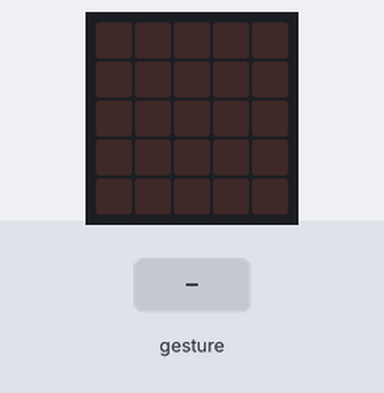
A program run on a simulated BBC micro:bit (MakeCode). Shown: the board's 5×5 LED display. The inputs (shaded band) are chosen by the test bench. Random numbers come from a fixed seed; a tilt is held for 1.5 s and a shake lasts 1 s, then the board lies face up again.

Above: at 1.2 s.
1.3 s: gesture 'shake'
At 2.7 s:
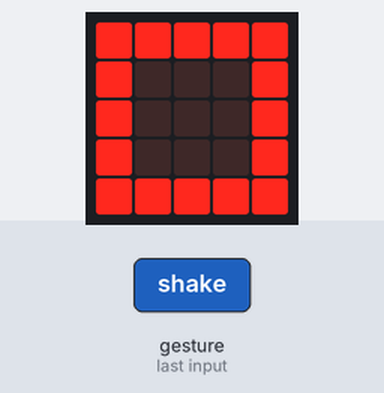
3.0 s: gesture 'shake'
At 4.0 s:
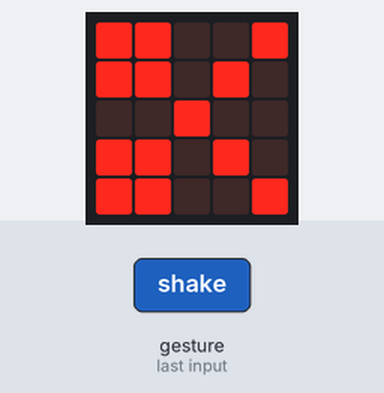
Timing chart, 0 to 6.0 s (numbered marks = the images above; inputs shaded):
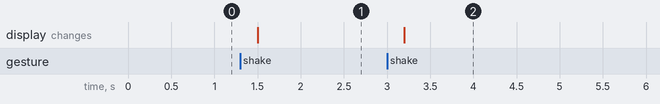

Measured:
- after the input at 1.3 s, the display: changes after 0.20 s (image 1)
- after the input at 3.0 s, the display: changes after 0.20 s (image 2)

The program:

main.ts
```typescript
let Hand = 0
input.onGesture(Gesture.Shake, function () {
    Hand = randint(1, 3)
    if (Hand == 1) {
        basic.showLeds(`
            # # # # #
            # . . . #
            # . . . #
            # . . . #
            # # # # #
            `)
    } else if (Hand == 2) {
        basic.showLeds(`
            . . . . .
            . # # # .
            . # # # .
            . # # # .
            . . . . .
            `)
    } else {
        basic.showLeds(`
            # # . . #
            # # . # .
            . . # . .
            # # . # .
            # # . . #
            `)
    }
})
```

test.ts
```typescript
// 在這裡測試；當此封包作為擴充功能時，將不會編譯此內容。
```
